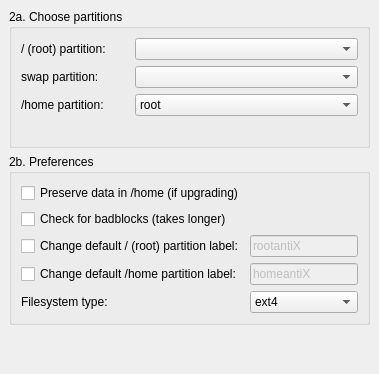
     <widget class="QWidget" name="Step_2">
      <layout class="QGridLayout">
       <property name="leftMargin">
        <number>9</number>
       </property>
       <property name="topMargin">
        <number>9</number>
       </property>
       <property name="rightMargin">
        <number>9</number>
       </property>
       <property name="bottomMargin">
        <number>9</number>
       </property>
       <property name="spacing">
        <number>6</number>
       </property>
       <item row="2" column="0">
        <spacer>
         <property name="orientation">
          <enum>Qt::Vertical</enum>
         </property>
         <property name="sizeHint" stdset="0">
          <size>
           <width>20</width>
           <height>40</height>
          </size>
         </property>
        </spacer>
       </item>
       <item row="1" column="0">
        <widget class="QGroupBox" name="partsPreferencesBox">
         <property name="sizePolicy">
          <sizepolicy hsizetype="MinimumExpanding" vsizetype="Minimum">
           <horstretch>0</horstretch>
           <verstretch>0</verstretch>
          </sizepolicy>
         </property>
         <property name="title">
          <string>2b. Preferences</string>
         </property>
         <layout class="QGridLayout">
          <property name="leftMargin">
           <number>9</number>
          </property>
          <property name="topMargin">
           <number>9</number>
          </property>
          <property name="rightMargin">
           <number>9</number>
          </property>
          <property name="bottomMargin">
           <number>9</number>
          </property>
          <property name="spacing">
           <number>6</number>
          </property>
          <item row="0" column="0" colspan="2">
           <widget class="QCheckBox" name="saveHomeCheck">
            <property name="sizePolicy">
             <sizepolicy hsizetype="MinimumExpanding" vsizetype="Minimum">
              <horstretch>0</horstretch>
              <verstretch>0</verstretch>
             </sizepolicy>
            </property>
            <property name="text">
             <string>Preserve data in /home (if upgrading)</string>
            </property>
           </widget>
          </item>
          <item row="3" column="1">
           <widget class="QLineEdit" name="homeLabelEdit">
            <property name="enabled">
             <bool>false</bool>
            </property>
            <property name="text">
             <string notr="true">homeantiX</string>
            </property>
            <property name="maxLength">
             <number>16</number>
            </property>
           </widget>
          </item>
          <item row="4" column="0">
           <widget class="QLabel" name="rootTypeLabel">
            <property name="sizePolicy">
             <sizepolicy hsizetype="MinimumExpanding" vsizetype="Minimum">
              <horstretch>0</horstretch>
              <verstretch>0</verstretch>
             </sizepolicy>
            </property>
            <property name="minimumSize">
             <size>
              <width>0</width>
              <height>0</height>
             </size>
            </property>
            <property name="font">
             <font/>
            </property>
            <property name="text">
             <string>Filesystem type:</string>
            </property>
            <property name="wordWrap">
             <bool>false</bool>
            </property>
           </widget>
          </item>
          <item row="2" column="1">
           <widget class="QLineEdit" name="rootLabelEdit">
            <property name="enabled">
             <bool>false</bool>
            </property>
            <property name="text">
             <string notr="true">rootantiX</string>
            </property>
            <property name="maxLength">
             <number>16</number>
            </property>
            <property name="placeholderText">
             <string/>
            </property>
           </widget>
          </item>
          <item row="2" column="0">
           <widget class="QCheckBox" name="rootLabelCheck">
            <property name="text">
             <string>Change default / (root) partition label:</string>
            </property>
           </widget>
          </item>
          <item row="4" column="1">
           <widget class="QComboBox" name="rootTypeCombo">
            <property name="sizePolicy">
             <sizepolicy hsizetype="MinimumExpanding" vsizetype="Minimum">
              <horstretch>0</horstretch>
              <verstretch>0</verstretch>
             </sizepolicy>
            </property>
            <item>
             <property name="text">
              <string>ext4</string>
             </property>
            </item>
            <item>
             <property name="text">
              <string>ext3</string>
             </property>
            </item>
            <item>
             <property name="text">
              <string>ext2</string>
             </property>
            </item>
            <item>
             <property name="text">
              <string>jfs</string>
             </property>
            </item>
            <item>
             <property name="text">
              <string>xfs</string>
             </property>
            </item>
            <item>
             <property name="text">
              <string>btrfs</string>
             </property>
            </item>
            <item>
             <property name="text">
              <string>reiserfs</string>
             </property>
            </item>
           </widget>
          </item>
          <item row="3" column="0">
           <widget class="QCheckBox" name="homeLabelCheck">
            <property name="enabled">
             <bool>true</bool>
            </property>
            <property name="text">
             <string>Change default /home partition label:</string>
            </property>
           </widget>
          </item>
          <item row="1" column="0" colspan="2">
           <widget class="QCheckBox" name="badblocksCheck">
            <property name="sizePolicy">
             <sizepolicy hsizetype="MinimumExpanding" vsizetype="Minimum">
              <horstretch>0</horstretch>
              <verstretch>0</verstretch>
             </sizepolicy>
            </property>
            <property name="minimumSize">
             <size>
              <width>0</width>
              <height>0</height>
             </size>
            </property>
            <property name="text">
             <string>Check for badblocks (takes longer)</string>
            </property>
            <property name="checked">
             <bool>false</bool>
            </property>
           </widget>
          </item>
         </layout>
        </widget>
       </item>
       <item row="0" column="0">
        <widget class="QGroupBox" name="rootBox">
         <property name="sizePolicy">
          <sizepolicy hsizetype="MinimumExpanding" vsizetype="Minimum">
           <horstretch>0</horstretch>
           <verstretch>0</verstretch>
          </sizepolicy>
         </property>
         <property name="title">
          <string>2a. Choose partitions</string>
         </property>
         <layout class="QGridLayout">
          <property name="leftMargin">
           <number>9</number>
          </property>
          <property name="topMargin">
           <number>9</number>
          </property>
          <property name="rightMargin">
           <number>9</number>
          </property>
          <property name="bottomMargin">
           <number>9</number>
          </property>
          <property name="spacing">
           <number>6</number>
          </property>
          <item row="0" column="0">
           <widget class="QLabel" name="rootLabel">
            <property name="sizePolicy">
             <sizepolicy hsizetype="MinimumExpanding" vsizetype="Minimum">
              <horstretch>0</horstretch>
              <verstretch>0</verstretch>
             </sizepolicy>
            </property>
            <property name="font">
             <font/>
            </property>
            <property name="text">
             <string>/ (root) partition:</string>
            </property>
            <property name="wordWrap">
             <bool>false</bool>
            </property>
           </widget>
          </item>
          <item row="1" column="0">
           <widget class="QLabel" name="swapLabel">
            <property name="sizePolicy">
             <sizepolicy hsizetype="MinimumExpanding" vsizetype="Minimum">
              <horstretch>0</horstretch>
              <verstretch>0</verstretch>
             </sizepolicy>
            </property>
            <property name="text">
             <string>swap partition:</string>
            </property>
            <property name="wordWrap">
             <bool>false</bool>
            </property>
           </widget>
          </item>
          <item row="2" column="0">
           <widget class="QLabel" name="homeLabel">
            <property name="sizePolicy">
             <sizepolicy hsizetype="MinimumExpanding" vsizetype="Minimum">
              <horstretch>0</horstretch>
              <verstretch>0</verstretch>
             </sizepolicy>
            </property>
            <property name="text">
             <string>/home partition:</string>
            </property>
            <property name="wordWrap">
             <bool>false</bool>
            </property>
           </widget>
          </item>
          <item row="0" column="1" colspan="2">
           <widget class="QComboBox" name="rootCombo">
            <property name="sizePolicy">
             <sizepolicy hsizetype="MinimumExpanding" vsizetype="Minimum">
              <horstretch>0</horstretch>
              <verstretch>0</verstretch>
             </sizepolicy>
            </property>
           </widget>
          </item>
          <item row="1" column="1" colspan="2">
           <widget class="QComboBox" name="swapCombo">
            <property name="sizePolicy">
             <sizepolicy hsizetype="MinimumExpanding" vsizetype="Minimum">
              <horstretch>0</horstretch>
              <verstretch>0</verstretch>
             </sizepolicy>
            </property>
           </widget>
          </item>
          <item row="3" column="0">
           <spacer name="horizontalSpacer_3">
            <property name="orientation">
             <enum>Qt::Horizontal</enum>
            </property>
            <property name="sizeHint" stdset="0">
             <size>
              <width>40</width>
              <height>20</height>
             </size>
            </property>
           </spacer>
          </item>
          <item row="3" column="1">
           <spacer name="horizontalSpacer_4">
            <property name="orientation">
             <enum>Qt::Horizontal</enum>
            </property>
            <property name="sizeHint" stdset="0">
             <size>
              <width>40</width>
              <height>20</height>
             </size>
            </property>
           </spacer>
          </item>
          <item row="3" column="2">
           <spacer name="horizontalSpacer_2">
            <property name="orientation">
             <enum>Qt::Horizontal</enum>
            </property>
            <property name="sizeHint" stdset="0">
             <size>
              <width>40</width>
              <height>20</height>
             </size>
            </property>
           </spacer>
          </item>
          <item row="2" column="1" colspan="2">
           <widget class="QComboBox" name="homeCombo">
            <property name="sizePolicy">
             <sizepolicy hsizetype="MinimumExpanding" vsizetype="Minimum">
              <horstretch>0</horstretch>
              <verstretch>0</verstretch>
             </sizepolicy>
            </property>
            <property name="insertPolicy">
             <enum>QComboBox::InsertAtBottom</enum>
            </property>
            <item>
             <property name="text">
              <string>root</string>
             </property>
            </item>
           </widget>
          </item>
         </layout>
        </widget>
       </item>
      </layout>
     </widget>
